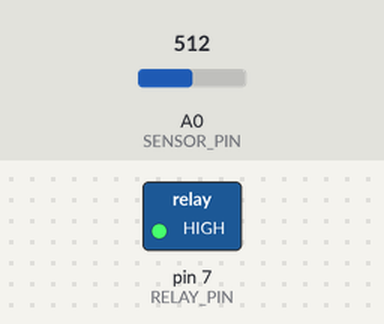
Simulated run of this sketch. Board: Arduino Uno, built with avr-gcc and run on an emulated ATmega328P. Shown: switched loads named in the sketch (green lamp = pin HIGH). The inputs (shaded band) are chosen by the test bench; at power-on: A0 (SENSOR_PIN) = 512. What the sketch prints to the serial monitor is not drawn.

Above: at 2.8 s.
2.9 s: A0 (SENSOR_PIN) set to 366
5.6 s: A0 (SENSOR_PIN) set to 336
At 6.6 s:
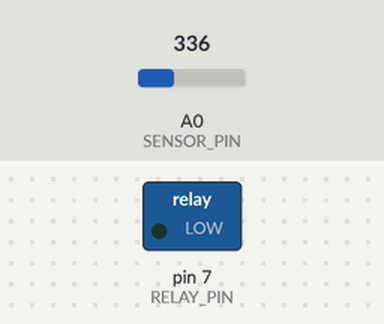
8.3 s: A0 (SENSOR_PIN) set to 360
At 10.9 s:
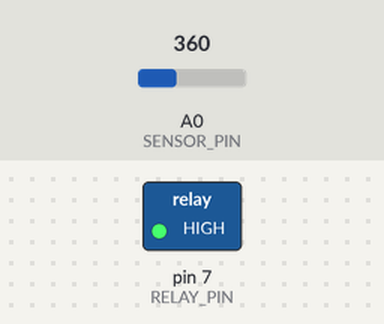
11.5 s: A0 (SENSOR_PIN) set to 340
At 12.4 s:
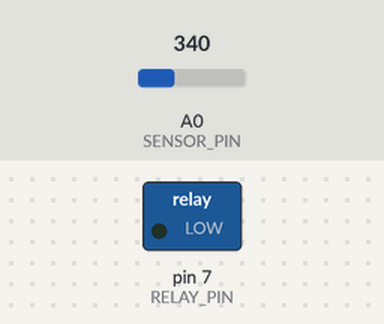
Timing chart, 0 to 14.5 s (numbered marks = the images above; inputs shaded):
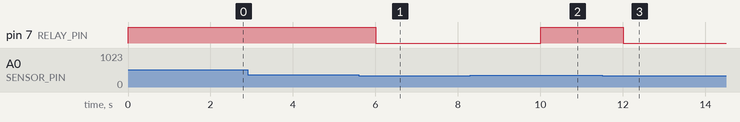

Measured:
- the behaviour switches between 350 and 349 on A0 (SENSOR_PIN) (found by bisection; images 0 and 1)
- after the input at 2.9 s, every drawn part: stays the same
- after the input at 5.6 s, pin 7 (RELAY_PIN): HIGH → LOW after 0.40 s
- after the input at 8.3 s, pin 7 (RELAY_PIN): LOW → HIGH after 1.7 s
- after the input at 11.5 s, pin 7 (RELAY_PIN): HIGH → LOW after 0.50 s

The sketch:

irrigation.ino
```cpp
#define SENSOR_PIN A0
#define RELAY_PIN 7

int moistureValue = 0;
int dryThreshold = 350;   // Adjust after calibration

void setup() {
  Serial.begin(9600);
  pinMode(RELAY_PIN, OUTPUT);
  digitalWrite(RELAY_PIN, HIGH); // Pump OFF initially
}

void loop() {
  moistureValue = analogRead(SENSOR_PIN);

  Serial.print("Soil Moisture: ");
  Serial.println(moistureValue);

  if (moistureValue < dryThreshold) {
    Serial.println("Soil is DRY → Pump ON");
    digitalWrite(RELAY_PIN, LOW); // Turn ON pump
  }
  else {
    Serial.println("Soil is WET → Pump OFF");
    digitalWrite(RELAY_PIN, HIGH); // Turn OFF pump
  }

  delay(2000); // Read every 2 seconds
}
```
